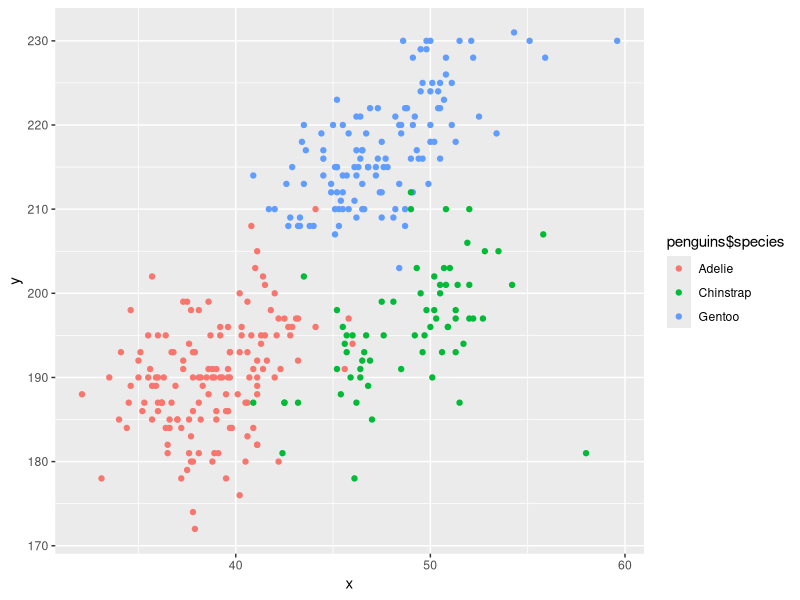
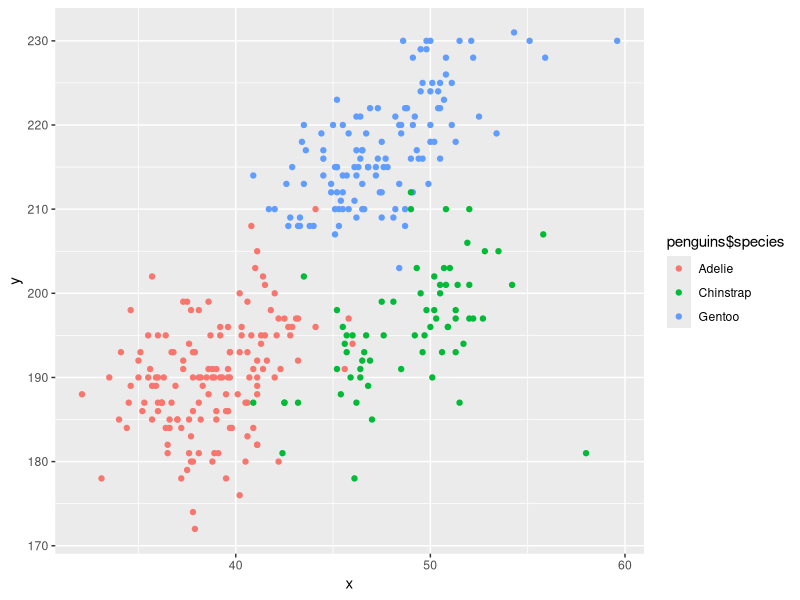

R code for these plots, in order:
## ---- chunk 1
library(tidyverse)
## ---- chunk 2
data("penguins", package = "palmerpenguins")
penguins
## ---- chunk 3
plot_df <- tibble(
  x = penguins$bill_length_mm,
  y = penguins$flipper_length_mm
)

ggplot(plot_df, aes(x = x, y = y, color = penguins$species)) + geom_point()
ggsave("scatter_plot_flipper_vs_bill_length.pdf")
